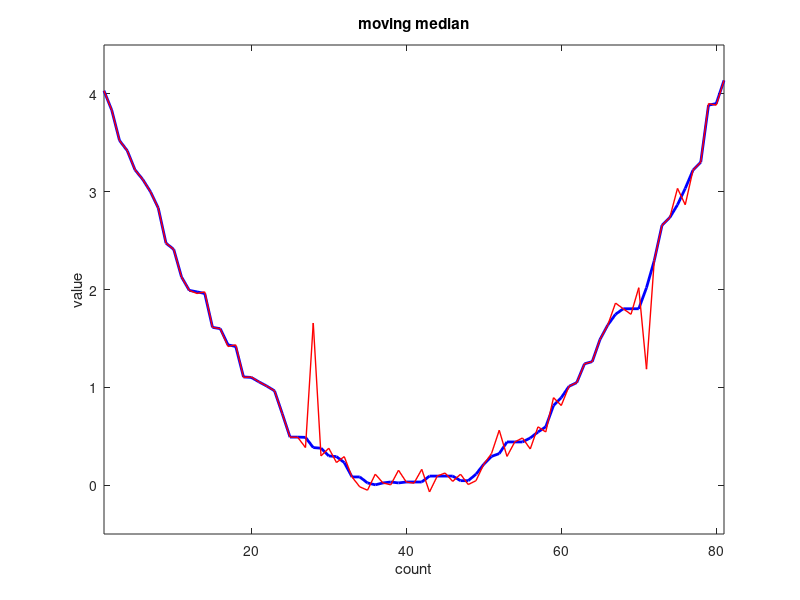

The MATLAB script that drew this image:
n = input('請輸入濾波器平均樣本數: ');
if ~mod(n, 2)
    n = n + 1;
end

fid = fopen('input3.dat');
[B, COUNT] = fscanf(fid, '%f');
B = transpose(B);
fclose(fid);
A = B;
AB = zeros(1, COUNT);
for k = 1:COUNT
    if k == 1 || k == COUNT
        AB(k) = A(k);
    elseif k <= ((n - 1) / 2)
        AB(k) = median(A(1 : 2 * k - 1));
    elseif k >= (COUNT - ((n - 1) / 2))
        AB(k) = median(A(2 * k - COUNT : COUNT));
    else
        AB(k) = median(A(k - ((n - 1) / 2) : k + ((n - 1) / 2)));
    end
end

figure(1)
plot(1:COUNT, AB, 'b-', 'LineWidth', 2);
hold on;
plot(1:COUNT, B, 'r-', 'LineWidth', 1);
title('moving median');
xlabel('count');
ylabel('value');
axis([1 COUNT -0.5 4.5])

